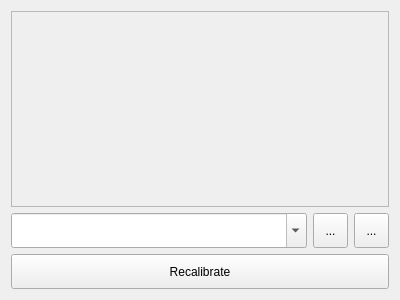
<?xml version="1.0" encoding="UTF-8"?>
<ui version="4.0">
 <class>BedMeshFrame</class>
 <widget class="QFrame" name="BedMeshFrame">
  <property name="geometry">
   <rect>
    <x>0</x>
    <y>0</y>
    <width>400</width>
    <height>300</height>
   </rect>
  </property>
  <property name="windowTitle">
   <string>Frame</string>
  </property>
  <layout class="QGridLayout" name="gridLayout">
   <item row="1" column="0">
    <widget class="QComboBox" name="profileComboBox">
     <property name="minimumSize">
      <size>
       <width>35</width>
       <height>35</height>
      </size>
     </property>
     <property name="maximumSize">
      <size>
       <width>16777215</width>
       <height>35</height>
      </size>
     </property>
     <property name="editable">
      <bool>true</bool>
     </property>
     <property name="placeholderText">
      <string>Profile (default)</string>
     </property>
    </widget>
   </item>
   <item row="0" column="0" colspan="3">
    <widget class="QFrame" name="bedMeshFrame">
     <property name="frameShape">
      <enum>QFrame::StyledPanel</enum>
     </property>
     <property name="frameShadow">
      <enum>QFrame::Raised</enum>
     </property>
    </widget>
   </item>
   <item row="1" column="2">
    <widget class="QToolButton" name="addProfileButton">
     <property name="minimumSize">
      <size>
       <width>35</width>
       <height>35</height>
      </size>
     </property>
     <property name="maximumSize">
      <size>
       <width>35</width>
       <height>35</height>
      </size>
     </property>
     <property name="text">
      <string>...</string>
     </property>
    </widget>
   </item>
   <item row="1" column="1">
    <widget class="QToolButton" name="removeProfileButton">
     <property name="minimumSize">
      <size>
       <width>35</width>
       <height>35</height>
      </size>
     </property>
     <property name="maximumSize">
      <size>
       <width>35</width>
       <height>35</height>
      </size>
     </property>
     <property name="text">
      <string>...</string>
     </property>
    </widget>
   </item>
   <item row="2" column="0" colspan="3">
    <widget class="QPushButton" name="recalibrateButton">
     <property name="minimumSize">
      <size>
       <width>35</width>
       <height>35</height>
      </size>
     </property>
     <property name="maximumSize">
      <size>
       <width>16777215</width>
       <height>35</height>
      </size>
     </property>
     <property name="text">
      <string>Recalibrate</string>
     </property>
    </widget>
   </item>
  </layout>
 </widget>
 <resources/>
 <connections/>
</ui>
